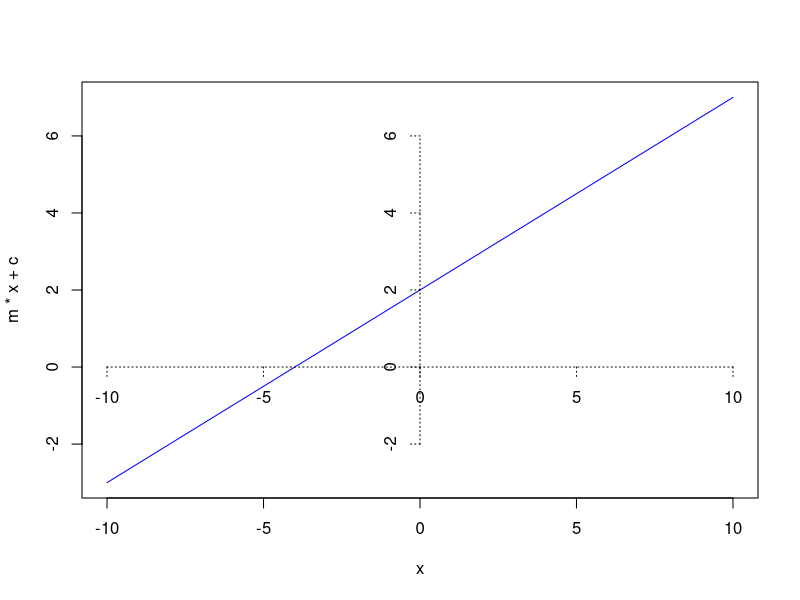

Here is the R script that generated this plot: (Note: this script raises an error after producing the figure.)
k <- 0;
options(digits=9)
x <- c(0,1);
z <- data.frame(NULL);
w <- c(0);
s.temp <- readline(prompt="Enter number of vertices: ")
n <- as.integer(s.temp)
s.temp <- readline(prompt="Enter slope of line: ")
m <- as.numeric(s.temp)
s.temp <- readline(prompt="Enter intercept of line: ")
c <- as.numeric(s.temp)
plot.new
m <- 0.5;
c <- 2;
x <- c(-10:10);
plot(x,m*x+c,type="l",col="blue")
axis(side =1, pos = c(0,0),lty="dotted")
axis(side =2, pos = c(0,0),lty="dotted")
j=1;
for (i in 1:n){
q <- locator(1,type = "p")
z[i,1] <- q$x
z[i,2] <- q$y
z[i,3] <- 1
}
#z <- data.frame(c(2,4,1),c(4,6,1),c(2,6,1));
#z <- t(z);
polygon(z[,1],z[,2],col="yellow")
z <- t(z);
slope <- -atan(m)
row1 <- c(cos(slope),sin(slope), 0);
row2 <- c(-sin(slope),cos(slope), 0);
row3 <- c(0,0,1);
matrixr <- data.frame(row1,row2,row3);
matrixt <- data.frame(c(1,0,0),c(0,1,0),c(0,-c,1));
matrixre <- data.frame(c(1,0,0),c(0,-1,0),c(0,0,1));
transform <- t(matrixt)%*%t(matrixr)%*%t(matrixre)%*%solve(t(matrixr))%*%solve(t(matrixt));
result <- t(z)%*%transform
polygon(result[,1],result[,2],col="magenta")
legend("topleft",legend=c("Real Points","Reflected Points","Reflection Line"),col= c("yellow","magenta","blue"),lty=c(0,0,1),lwd= c(0,0,1),pch= c(22,22,NA),pt.bg= c("yellow","magenta",NA),pt.cex=2,bty="n")
